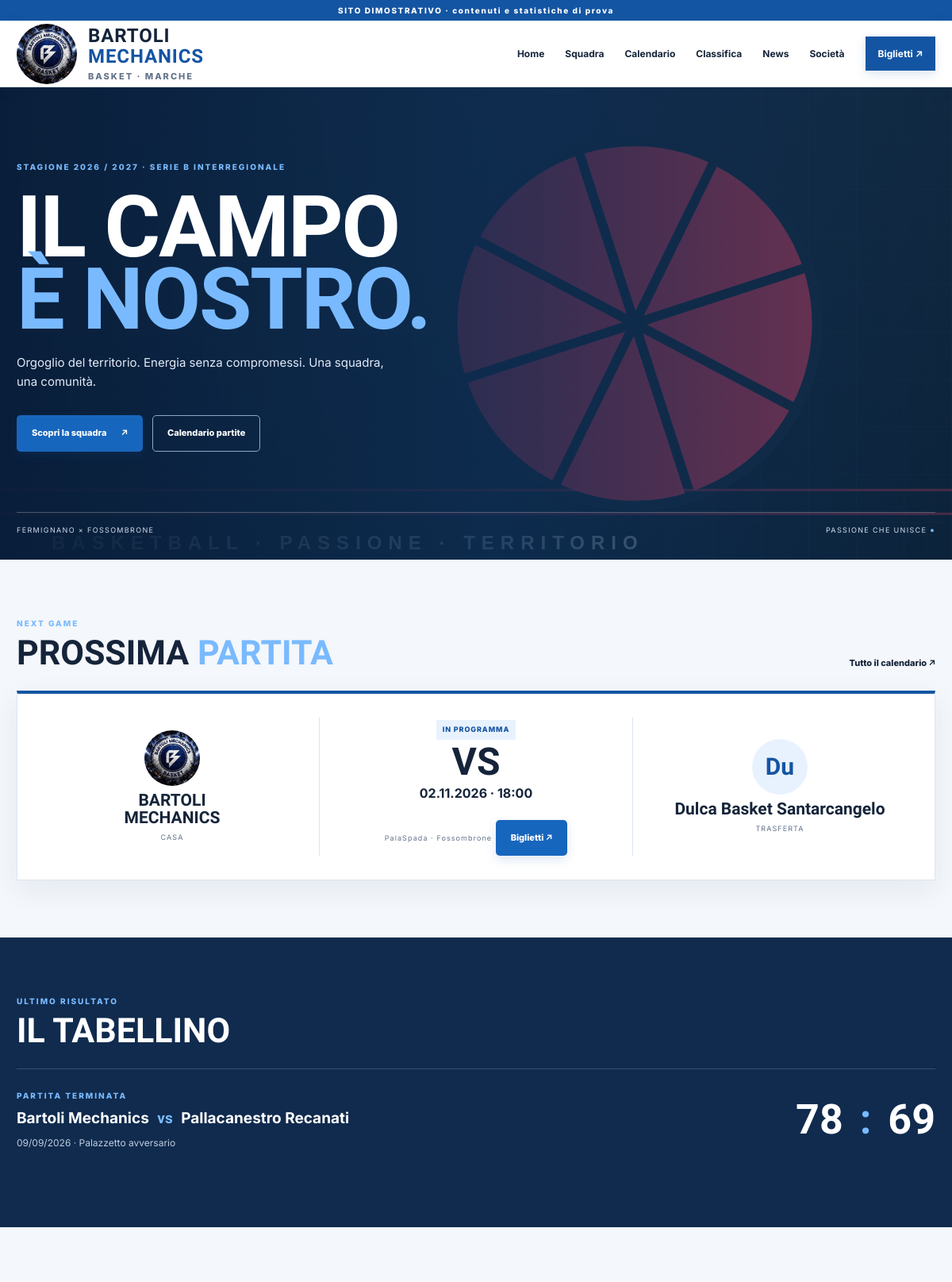
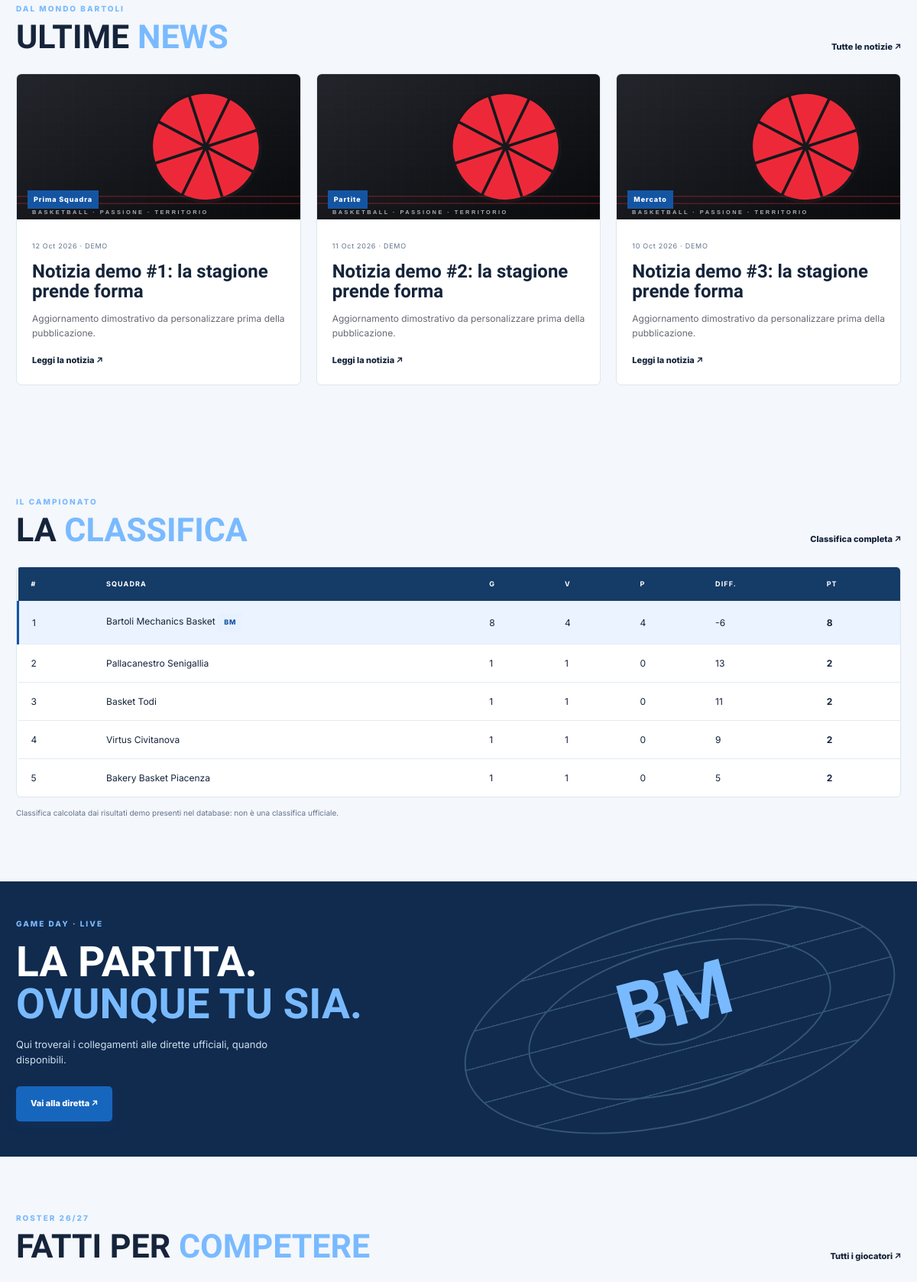
The page / (upper part) on the database its author committed (2 pictures, top to bottom).
### tables this page shows
CREATE TABLE IF NOT EXISTS matches (id INT UNSIGNED AUTO_INCREMENT PRIMARY KEY, opponent_id INT UNSIGNED NOT NULL, home_team_id INT UNSIGNED NOT NULL, match_date DATETIME NOT NULL, is_home TINYINT(1) NOT NULL DEFAULT 1, venue VARCHAR(180) NOT NULL DEFAULT 'PalaSpada · Fossombrone', status ENUM('programmata','in_corso','terminata','rinviata') NOT NULL DEFAULT 'programmata', home_score SMALLINT UNSIGNED NULL, away_score SMALLINT UNSIGNED NULL, ticket_url VARCHAR(500) NULL, season VARCHAR(20) NOT NULL DEFAULT '2026/27', is_demo TINYINT(1) NOT NULL DEFAULT 1, created_at TIMESTAMP DEFAULT CURRENT_TIMESTAMP, updated_at TIMESTAMP DEFAULT CURRENT_TIMESTAMP ON UPDATE CURRENT_TIMESTAMP, CONSTRAINT fk_match_opponent FOREIGN KEY(opponent_id) REFERENCES teams(id), CONSTRAINT fk_match_home FOREIGN KEY(home_team_id) REFERENCES teams(id), INDEX idx_match_date(match_date), INDEX idx_match_status(status));

CREATE TABLE IF NOT EXISTS teams (id INT UNSIGNED AUTO_INCREMENT PRIMARY KEY, name VARCHAR(140) NOT NULL, city VARCHAR(100) NULL, is_home_team TINYINT(1) NOT NULL DEFAULT 0, is_demo TINYINT(1) NOT NULL DEFAULT 1, created_at TIMESTAMP DEFAULT CURRENT_TIMESTAMP);

CREATE TABLE IF NOT EXISTS news (id INT UNSIGNED AUTO_INCREMENT PRIMARY KEY, title VARCHAR(220) NOT NULL, category ENUM('Prima Squadra','Partite','Mercato','Giovanili','Società') NOT NULL DEFAULT 'Società', excerpt VARCHAR(500) NOT NULL, body MEDIUMTEXT NOT NULL, image_url VARCHAR(500), published_at DATETIME NOT NULL DEFAULT CURRENT_TIMESTAMP, is_demo TINYINT(1) NOT NULL DEFAULT 1, created_at TIMESTAMP DEFAULT CURRENT_TIMESTAMP, updated_at TIMESTAMP DEFAULT CURRENT_TIMESTAMP ON UPDATE CURRENT_TIMESTAMP, INDEX idx_news_date(published_at));

### public/index.php (called while the page is built, shortened)
<?php
require __DIR__ . '/../app/bootstrap.php';
$next = $db->query("
    SELECT m.*, t.name AS opponent
    FROM matches m
    JOIN teams t ON t.id = m.opponent_id
    WHERE m.status = 'programmata'
    ORDER BY m.match_date
    LIMIT 1
")->fetch();
$last = $db->query("
    SELECT m.*, t.name AS opponent
    FROM matches m
    JOIN teams t ON t.id = m.opponent_id
    WHERE m.status = 'terminata'
    ORDER BY m.match_date DESC
    LIMIT 1
")->fetch();
$news = $db->query("
    SELECT *
    FROM news
    ORDER BY published_at DESC
    LIMIT 3
")->fetchAll();
$standings = standings($db);
require __DIR__ . '/../app/views/home.php';
?>

### app/bootstrap.php (called while the page is built, shortened)
<?php
function e($v): string
{
    return htmlspecialchars(
        (string) $v,
        ENT_QUOTES | ENT_SUBSTITUTE,
        'UTF-8'
    );
}
function standings(PDO $db): array
{
    $teams = $db->query(
        'SELECT id, name, is_home_team FROM teams'
    )->fetchAll();
    $idx = [];
    foreach ($teams as $i => $t) {
        $idx[$t['id']] = $i;
    }
    $q = $db->query(
        "SELECT * FROM matches
         WHERE status = 'terminata'
         AND home_score IS NOT NULL
         AND away_score IS NOT NULL"
    );
    foreach ($q as $m) {
        $a = $idx[$m['home_team_id']] ?? null;
        $b = $idx[$m['opponent_id']] ?? null;
        foreach ([$a, $b] as $i) {
            $teams[$i]['played']++;
        }
        $bmHome = (bool) $m['is_home'];
        $bmScore = $bmHome
            ? (int) $m['home_score']
            : (int) $m['away_score'];
        $oppScore = $bmHome
            ? (int) $m['away_score']
            : (int) $m['home_score'];
        $teams[$a]['pf'] += $bmScore;
        $teams[$a]['pa'] += $oppScore;
        $teams[$b]['pf'] += $oppScore;
        $teams[$b]['pa'] += $bmScore;
        if ($bmScore > $oppScore) {
            $teams[$a]['wins']++;
            $teams[$a]['points'] += 2;
            $teams[$b]['losses']++;
        } elseif ($bmScore < $oppScore) {
            $teams[$b]['wins']++;
            $teams[$b]['points'] += 2;
            $teams[$a]['losses']++;
        } else {
            $teams[$a]['points']++;
            $teams[$b]['points']++;
        }
    }
    usort($teams, function ($a, $b) {
        return ($b['points'] <=> $a['points'])
            ?: (($b['pf'] - $b['pa']) <=> ($a['pf'] - $a['pa']));
    });
    return $teams;
}

### app/views/home.php (the view, shortened to what this page needs)
<?php require __DIR__.'/partials/header.php'; ?>
<section class="hero">
    <div class="hero-image"></div>
    <div class="hero-content wrap">
        <span class="eyebrow">STAGIONE 2026 / 2027 · SERIE B INTERREGIONALE</span>
        <h1>IL CAMPO<br><em>È NOSTRO.</em></h1>
        <p>Orgoglio del territorio. Energia senza compromessi. Una squadra, una comunità.</p>
        <div class="actions">
            <a class="btn btn-red" href="squadra.php">Scopri la squadra <span>↗</span></a>
            <a class="btn btn-ghost" href="calendario.php">Calendario partite</a>
        </div>
        <div class="hero-foot">
            <span>FERMIGNANO × FOSSOMBRONE</span>
            <span>PASSIONE CHE UNISCE <b>●</b></span>
        </div>
    </div>
</section>
<section class="wrap section match-feature">
    <div class="section-head">
        <div>
            <span class="eyebrow">NEXT GAME</span>
            <h2>PROSSIMA <em>PARTITA</em></h2>
        </div>
        <a class="text-link" href="calendario.php">Tutto il calendario ↗</a>
    </div>
    <?php if ($next): ?>
        <div class="match-card">
            <div class="match-side">
                <img
                    src="assets/images/bartoli-logo.jpeg"
                    alt="Logo Bartoli Mechanics Basket"
                    class="brand-logo"
                >
                <strong>BARTOLI<br>MECHANICS</strong>
                <small>CASA</small>
            </div>
            <div class="match-meta">
                <span class="live-pill">IN PROGRAMMA</span>
                <div class="versus">VS</div>
                <p><?= e(date('d.m.Y · H:i', strtotime($next['match_date']))) ?></p>
                <small><?= e($next['venue']) ?></small>
                <a class="btn btn-red" href="biglietti.php">Biglietti ↗</a>
            </div>
            <div class="match-side">
                <div class="opponent-mark"><?= e(mb_substr($next['opponent'], 0, 2)) ?></div>
                <strong><?= e($next['opponent']) ?></strong>
                <small><?= $next['is_home'] ? 'TRASFERTA' : 'AVVERSARIA' ?></small>
            </div>
        </div>
    <?php else: ?>
        <p class="empty">Nessuna partita programmata nel database.</p>
    <?php endif; ?>
</section>
<section class="dark-section">
    <div class="wrap section">
        <div class="section-head">
            <div>
                <span class="eyebrow">ULTIMO RISULTATO</span>
                <h2>IL TABELLINO</h2>
            </div>
        </div>
        <?php if ($last): ?>
            <div class="result-row">
                <div>
                    <span class="eyebrow">PARTITA TERMINATA</span>
                    <h3>Bartoli Mechanics <span>vs</span> <?= e($last['opponent']) ?></h3>
                    <p><?= e(date('d/m/Y', strtotime($last['match_date']))) ?> · <?= e($last['venue']) ?></p>
                </div>
                <div class="score">
                    <?= $last['is_home'] ? (int)$last['home_score'] : (int)$last['away_score'] ?>
                    <i>:</i>
                    <?= $last['is_home'] ? (int)$last['away_score'] : (int)$last['home_score'] ?>
                </div>
            </div>
        <?php else: ?>
            <p class="empty">I risultati appariranno qui dopo l'inserimento nel database.</p>
        <?php endif; ?>
    </div>
</section>
<section class="wrap section">
    <div class="section-head">
        <div>
            <span class="eyebrow">DAL MONDO BARTOLI</span>
            <h2>ULTIME <em>NEWS</em></h2>
        </div>
        <a class="text-link" href="news.php">Tutte le notizie ↗</a>
    </div>
    <div class="news-grid">
        <?php foreach ($news as $n): ?>
            <article class="news-card">
                <a href="notizia.php?id=<?= (int)$n['id'] ?>">
                    <div
                        class="news-image"
                        style="background-image:url('<?= e($n['image_url'] ?: 'assets/images/basket.svg') ?>')"
                    >
                        <span class="tag"><?= e($n['category']) ?></span>
                    </div>
                    <div class="news-copy">
                        <small><?= e(date('d M Y', strtotime($n['published_at']))) ?> · <?= $n['is_demo'] ? 'DEMO' : 'NEWS' ?></small>
                        <h3><?= e($n['title']) ?></h3>
                        <p><?= e($n['excerpt']) ?></p>
                        <span class="text-link">Leggi la notizia ↗</span>
                    </div>
                </a>
            </article>
        <?php endforeach; ?>
    </div>
</section>
<section class="wrap section">
    <div class="section-head">
        <div>
            <span class="eyebrow">IL CAMPIONATO</span>
            <h2>LA <em>CLASSIFICA</em></h2>
        </div>
        <a class="text-link" href="classifica.php">Classifica completa ↗</a>
    </div>
    <div class="table-scroll">
        <table>
            <thead>
                <tr>
                    <th>#</th>
                    <th>Squadra</th>
                    <th>G</th>
                    <th>V</th>
                    <th>P</th>
                    <th>Diff.</th>
                    <th>Pt</th>
                </tr>
            </thead>
            <tbody>
                <?php foreach (array_slice($standings, 0, 5) as $i => $t): ?>
                    <tr class="<?= $t['is_home_team'] ? 'highlight' : '' ?>">
                        <td><?= $i + 1 ?></td>
                        <td>
                            <?= e($t['name']) ?>
                            <?= $t['is_home_team'] ? '<span class="tag">BM</span>' : '' ?>
                        </td>
                        <td><?= $t['played'] ?></td>
                        <td><?= $t['wins'] ?></td>
                        <td><?= $t['losses'] ?></td>
                        <td><?= $t['pf'] - $t['pa'] ?></td>
                        <td><b><?= $t['points'] ?></b></td>
                    </tr>
                <?php endforeach; ?>
            </tbody>
        </table>
    </div>
    <p class="fine-print">Classifica calcolata dai risultati demo presenti nel database: non è una classifica ufficiale.</p>
</section>
<section class="spotlight">
    <div class="wrap spotlight-inner">
        <div>
            <span class="eyebrow">GAME DAY · LIVE</span>
            <h2>LA PARTITA.<br><em>OVUNQUE TU SIA.</em></h2>
            <p>Qui troverai i collegamenti alle dirette ufficiali, quando disponibili.</p>
            <a class="btn btn-red" href="diretta.php">Vai alla diretta ↗</a>
        </div>
        <div class="court-art">
            <span>BM</span>
        </div>
    </div>
</section>
<section class="wrap section">
    <div class="section-head">
        <div>
            <span class="eyebrow">ROSTER 26/27</span>
            <h2>FATTI PER <em>COMPETERE</em></h2>
        </div>
        <a class="text-link" href="squadra.php">Tutti i giocatori ↗</a>
    </div>
</section>
<?php require __DIR__.'/partials/footer.php'; ?>

### rows shown on the page
matches: match_date "02.11.2026 · 18:00", venue "PalaSpada · Fossombrone", opponent.name "Du", opponent.name "Dulca Basket Santarcangelo"
matches: opponent.name "Pallacanestro Recanati", match_date "09/09/2026", venue "Palazzetto avversario", away_score "78", home_score "69"
news: image_url (picture), category "Prima Squadra", published_at "12 Oct 2026", is_demo "DEMO", title "Notizia demo #1: la stagione prende forma", excerpt "Aggiornamento dimostrativo da personalizzare prima della pubblicazione."
news: image_url (picture), category "Partite", published_at "11 Oct 2026", is_demo "DEMO", title "Notizia demo #2: la stagione prende forma", excerpt "Aggiornamento dimostrativo da personalizzare prima della pubblicazione."
news: image_url (picture), category "Mercato", published_at "10 Oct 2026", is_demo "DEMO", title "Notizia demo #3: la stagione prende forma", excerpt "Aggiornamento dimostrativo da personalizzare prima della pubblicazione."
matches: name "Basket Todi", played "1", wins "1", is_home "0", $t['pf'] - $t['pa'] "11", points "2"
matches: name "Virtus Civitanova", played "1", wins "1", is_home "0", $t['pf'] - $t['pa'] "9", points "2"
matches: name "Bakery Basket Piacenza", played "1", wins "1", is_home "0", $t['pf'] - $t['pa'] "5", id "2"

### other values the page prints
$t['name'] "Bartoli Mechanics Basket"
$t['played'] "8"
$t['wins'] "4"
$t['losses'] "4"
$t['pf'] - $t['pa'] "-6"
$t['points'] "8"
$t['name'] "Pallacanestro Senigallia"
$t['played'] "1"
$t['wins'] "1"
$t['losses'] "0"
$t['pf'] - $t['pa'] "13"
$t['points'] "2"
